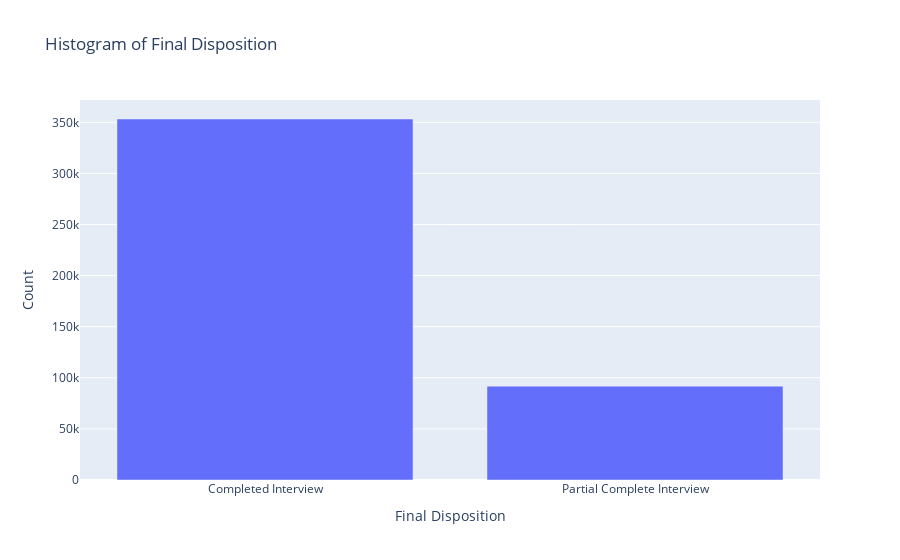

Write notebook code for a chart like this one.
### Code cell
value_counts = df['Final Disposition'].value_counts()

fig = go.Figure(data=[go.Bar(
    x=value_counts.index,  # Unique values in the Series
    y=value_counts.values  # Frequency counts
)])

fig.update_layout(
    title='Histogram of Final Disposition',
    xaxis_title='Final Disposition',
    yaxis_title='Count'
)

fig.show()

### Figure 1 — Plotly figure (JSON) as saved in the notebook; plotly's stock layout.template omitted (floating-point values rounded to 4 significant figures)
{"data": [{"type": "bar", "x": ["Completed Interview", "Partial Complete Interview"], "y": [353271, 91861]}], "layout": {"title": {"text": "Histogram of Final Disposition"}, "xaxis": {"title": {"text": "Final Disposition"}}, "yaxis": {"title": {"text": "Count"}}}}
